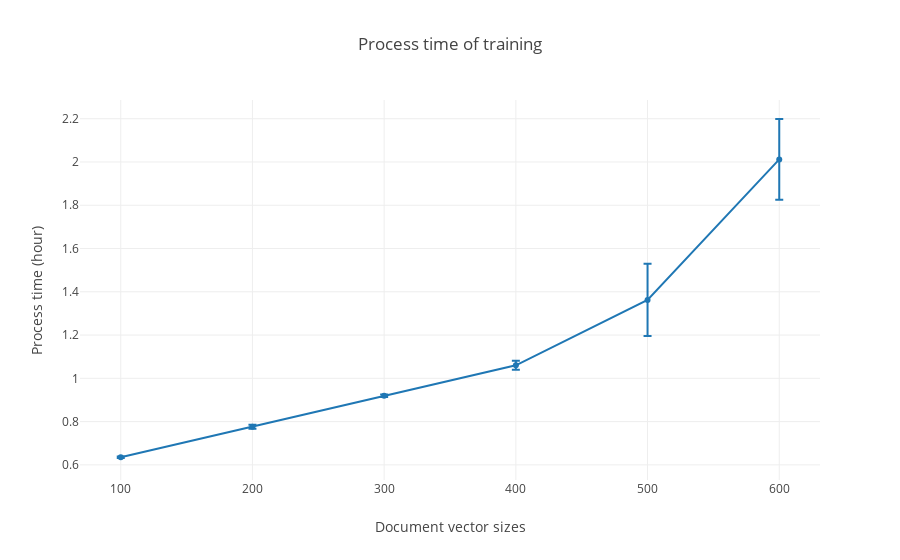

The cell this chart's notebook holds for it:
### Code cell
# Create a trace
trace = go.Scatter(
    x = [i * 100 + 100 for i, a in enumerate(avgs)],
    y = avgs,
    error_y=dict(
        type='data',
        array=stds
    )
)

data = [trace]
layout = go.Layout(
    title='Process time of training',
    xaxis=dict(title='Document vector sizes'),
    yaxis=dict(title='Process time (hour)'),
)

fig = go.Figure(data=data, layout=layout)
py.iplot(fig, filename='basic-line')

### Figure 1 — Plotly figure (JSON) as saved in the notebook; plotly's stock layout.template omitted (floating-point values rounded to 4 significant figures)
{"data": [{"error_y": {"array": [0.003122, 0.00891, 0.005425, 0.02082, 0.1672, 0.1867], "type": "data"}, "type": "scatter", "uid": "f152c1aa-08e6-4763-8fbe-c23101caede4", "x": [100, 200, 300, 400, 500, 600], "y": [0.6352, 0.776, 0.9196, 1.06, 1.362, 2.012]}], "layout": {"title": {"text": "Process time of training"}, "xaxis": {"title": {"text": "Document vector sizes"}}, "yaxis": {"title": {"text": "Process time (hour)"}}}}
